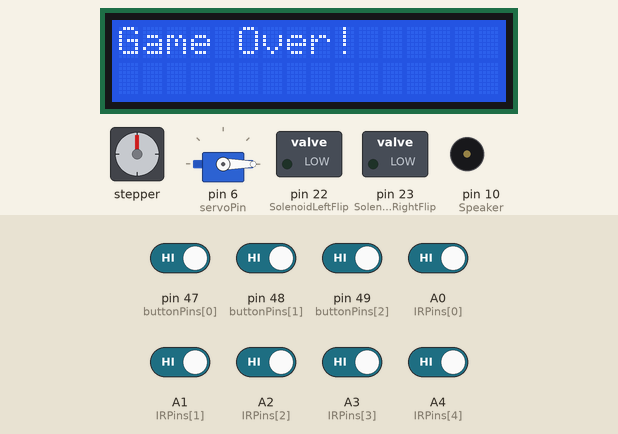
Recording of a sketch running on a simulated Arduino Mega 2560, built with avr-gcc and run on an emulated ATmega2560. Shown: stepper motor, 16×2 character LCD, servo, switched loads named in the sketch (green lamp = pin HIGH), buzzer (waves = sounding). Wiring (inferred from the names in the program): stepper motor (200 steps per turn assumed): coils pin 33, pin 32, pin 31, pin 30. Inputs (shaded band) come from the test bench; at power-on: A0 (IRPins[0]), A1 (IRPins[1]), A2 (IRPins[2]), A3 (IRPins[3]), A4 (IRPins[4]), pin 47 (buttonPins[0]), pin 48 (buttonPins[1]), pin 49 (buttonPins[2]) HIGH. Pins used as bus, display or sensor lines are not drawn; what the sketch prints to the serial monitor is not drawn.

Above: at 1.2 s.
1.3 s: pin 47 (buttonPins[0]) driven LOW and pin 48 (buttonPins[1]) driven LOW
At 3.8 s:
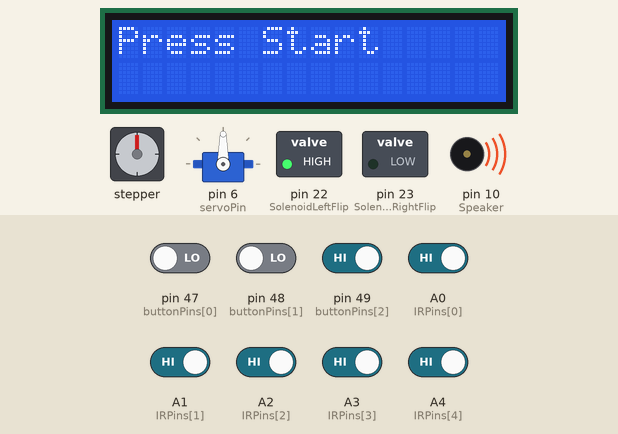
4.3 s: pin 48 (buttonPins[1]) driven HIGH
At 6.8 s:
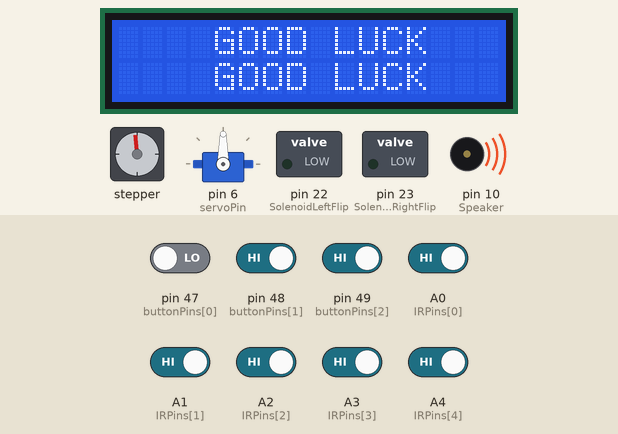
7.3 s: pin 48 (buttonPins[1]) driven LOW and pin 49 (buttonPins[2]) driven LOW
At 9.6 s:
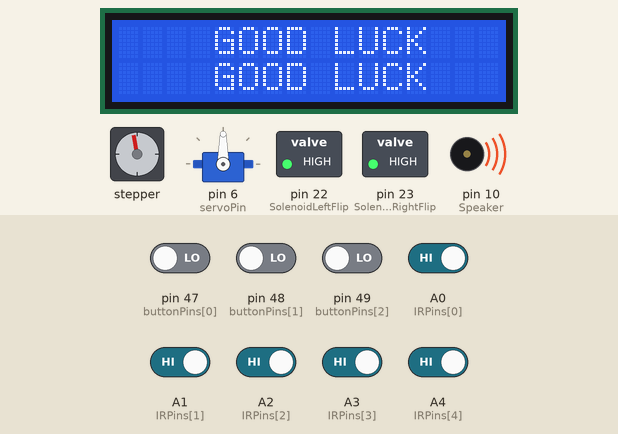
10.3 s: pin 48 (buttonPins[1]) driven HIGH
At 12.3 s:
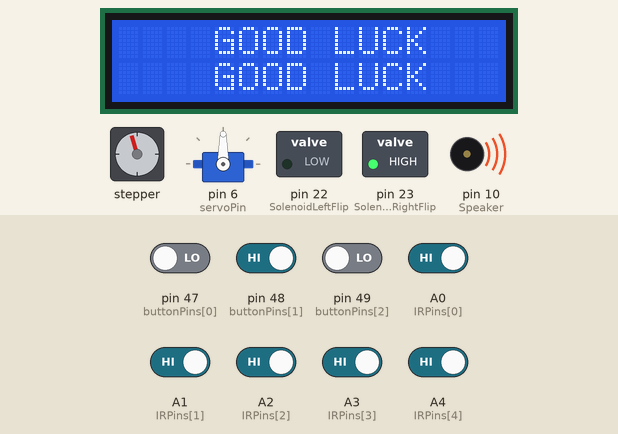
13.3 s: pin 49 (buttonPins[2]) driven HIGH
At 15.0 s:
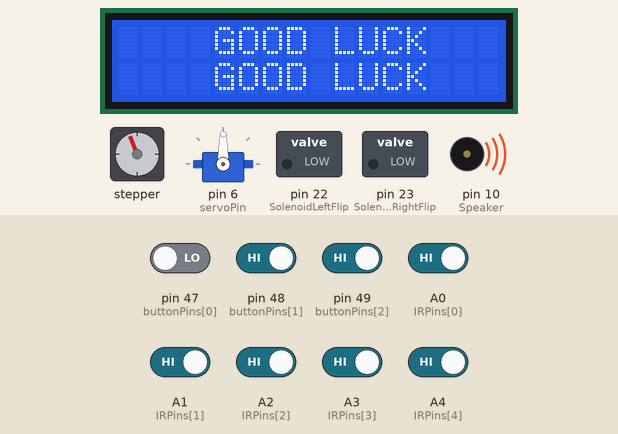
16.3 s: pin 49 (buttonPins[2]) driven LOW
At 18.7 s:
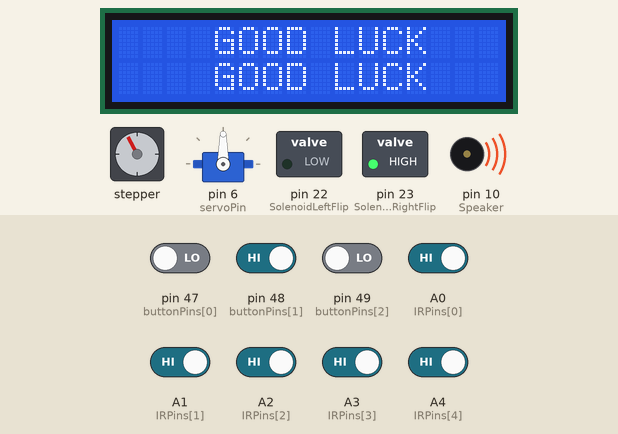
Timing chart, 0 to 26.8 s (numbered marks = the images above; inputs shaded):
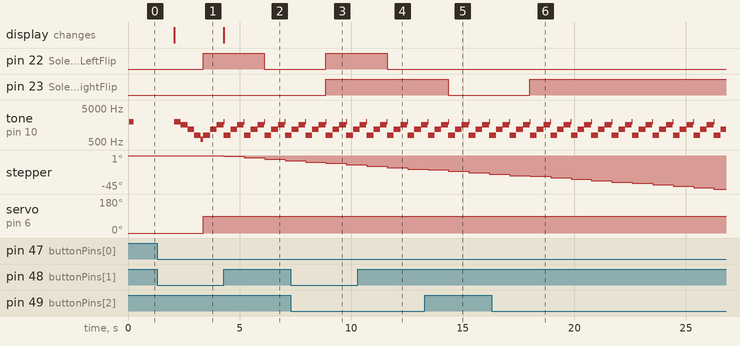

Measured:
- after the input at 4.3 s, pin 22 (SolenoidLeftFlip): HIGH → LOW after 1.8 s
- after the input at 7.3 s, pin 22 (SolenoidLeftFlip), pin 23 (SolenoidRightFlip): LOW → HIGH after 1.6 s
- after the input at 10.3 s, pin 22 (SolenoidLeftFlip): HIGH → LOW after 1.3 s
- after the input at 13.3 s, pin 23 (SolenoidRightFlip): HIGH → LOW after 1.1 s
- after the input at 16.3 s, pin 23 (SolenoidRightFlip): LOW → HIGH after 1.7 s
- by itself, tone on pin 10 (Speaker): repeats every 0.92 s: 1600 Hz 0.30 s, 2000 Hz 0.02 s, 800 Hz 0.30 s, 1200 Hz 0.30 s

The sketch:

Pinball_Game.ino
```cpp
#include <Servo.h>
#include <ezButton.h>
#include <LiquidCrystal.h>

// Pin Definitions
const int SolenoidLeftFlip = 22;
const int SolenoidRightFlip = 23;
const int stepperPins[][4] = {{27, 28, 29, 30}, {31, 32, 33, 34}};
const int servoPin = 6;
const int buttonPins[] = {47, 48, 49};
const int IRPins[] = {A0, A1, A2, A3, A4};  // IR sensors for plunger, lost ball, and scoring
const int Speaker = 10;
//global variables to track steppers
int stepIndex1 = 0;
int stepIndex2 = 0;
//global audio integers:
const int gameOverFrequency = 220;  // Low pitch sound for game over
const int soundDuration = 500;  // Duration of the sounds in milliseconds
const int gameStartFrequency = 1000;
const int scoreFrequency = 2000;
const int scoreLowFreq = 800;
const int soundDurShort = 200;

// Game Variables
int score = 0;
enum GameState { WAITING, PLAYING, GAME_OVER };
GameState gameState = WAITING;

// Display and Actuator Objects
LiquidCrystal lcd(35, 36, 37, 38, 39, 40);
ezButton buttonStart(buttonPins[0]);
ezButton buttonLeftFlip(buttonPins[1]);
ezButton buttonRightFlip(buttonPins[2]);
Servo servoBallRelease;

void setup() {
  Serial.begin(9600);
  setupButtons();
  setupDisplays();
  setupActuators();
}

void loop() {
  handleButtons();
  handleSteppers();
  updateIRScoring();
  switch(gameState) {
    case WAITING:
      displayWelcome();
      break;
    case PLAYING:
      playStart();
      displayGamePlaying();
      break;
    case GAME_OVER:
      displayGameOver();
      playGameOver();
      break;
  }
}

void setupButtons() {
  buttonStart.setDebounceTime(100);
  buttonLeftFlip.setDebounceTime(100);
  buttonRightFlip.setDebounceTime(100);
}

void setupDisplays() {
  lcd.begin(16, 2);
  lcd.clear();
}

void setupActuators() {
  pinMode(SolenoidLeftFlip, OUTPUT);
  pinMode(SolenoidRightFlip, OUTPUT);
  servoBallRelease.attach(servoPin);
  servoBallRelease.write(0);  // Initial position

  // Set stepper motor pins to output
  for (int i = 0; i < 2; i++) {
    for (int j = 0; j < 4; j++) {
      pinMode(stepperPins[i][j], OUTPUT);
    }
  }
  // IR sensor pins
  for (int i = 0; i < 5; i++) {
    pinMode(IRPins[i], INPUT);
  }
}

void handleButtons() {
  buttonStart.loop();
  buttonLeftFlip.loop();
  buttonRightFlip.loop();

  if (buttonStart.isPressed() && gameState == WAITING) {
    Serial.println("Start pressed");
    servoBallRelease.write(90);  // Release ball to plunger
    gameState = PLAYING;
  }

  if (buttonLeftFlip.isPressed()) {
    Serial.println("Left Flipper pressed");
    digitalWrite(SolenoidLeftFlip, HIGH);
  }
  if (buttonLeftFlip.isReleased()) {
    digitalWrite(SolenoidLeftFlip, LOW);
  }

  if (buttonRightFlip.isPressed()) {
    Serial.println("Right Flipper pressed");
    digitalWrite(SolenoidRightFlip, HIGH);
  }
  if (buttonRightFlip.isReleased()) {
    digitalWrite(SolenoidRightFlip, LOW);
  }
}

void handleSteppers() {
  if (gameState == PLAYING) {
    OneStep1(true);  // Continuously rotate stepper motor 1 in one direction
    OneStep2(true);  // Continuously rotate stepper motor 2 in one direction
    delay(10);  // Control speed of rotation
  }
}

void updateIRScoring() {
  static bool lastIRStates[5] = {false};
  for (int i = 0; i < 5; i++) {
    bool currentState = digitalRead(IRPins[i]);
    if (currentState && !lastIRStates[i]) {
      if (i == 2 || i == 3 || i == 4) {  // Scoring IRs
        score += 1;  // Increment score
        playScoreSound();  // Play scoring sound
      }
      if (i == 1) {  // Ball lost
        gameState = GAME_OVER;
      }
    }
    lastIRStates[i] = currentState;
  }
}

void displayGamePlaying(){
  lcd.clear();
  lcd.setCursor(4, 0);
  lcd.print("GOOD LUCK");
  lcd.setCursor(4, 1);
  lcd.print("GOOD LUCK");
}

void displayWelcome() {
  lcd.clear();
  lcd.setCursor(0, 0);
  lcd.print("Press Start");
}

void OneStep1(bool clockwise) {
  static const int stepCount = 4; // Number of steps in the sequence
  static const int stepSequence[4][4] = { // Wave drive sequence for stepper motor
    {HIGH, LOW, LOW, LOW},  // Step 1
    {LOW, HIGH, LOW, LOW},  // Step 2
    {LOW, LOW, HIGH, LOW},  // Step 3
    {LOW, LOW, LOW, HIGH}   // Step 4
  };

  // Set each pin to the correct state from the sequence
  for (int pin = 0; pin < 4; pin++) {
    digitalWrite(stepperPins[0][pin], stepSequence[stepIndex1][pin]);
  }

  // Update step index for the next call
  if (clockwise) {
    stepIndex1 = (stepIndex1 + 1) % stepCount; // Move forward in the sequence
  } else {
    stepIndex1 = (stepIndex1 - 1 + stepCount) % stepCount; // Move backward in the sequence
  }
}


void OneStep2(bool clockwise) {
  static const int stepCount = 4; // Number of steps in the sequence
  static const int stepSequence[4][4] = { // Wave drive sequence for stepper motor
    {HIGH, LOW, LOW, LOW},  // Step 1
    {LOW, HIGH, LOW, LOW},  // Step 2
    {LOW, LOW, HIGH, LOW},  // Step 3
    {LOW, LOW, LOW, HIGH}   // Step 4
  };

  // Set each pin to the correct state from the sequence
  for (int pin = 0; pin < 4; pin++) {
    digitalWrite(stepperPins[1][pin], stepSequence[stepIndex2][pin]);
  }

  // Update step index for the next call
  if (clockwise) {
    stepIndex2 = (stepIndex2 + 1) % stepCount; // Move forward in the sequence
  } else {
    stepIndex2 = (stepIndex2 - 1 + stepCount) % stepCount; // Move backward in the sequence
  }
}

void playStart() {
  tone(Speaker, 800, 1000);
  delay(300);
  tone(Speaker, 1200, 1000);
  delay(300);
  tone(Speaker, 1600, 1000);
  delay(300);
  tone(Speaker, 2000, 2500);
}

void playScoreSound(){
  tone(Speaker, scoreFrequency, soundDurShort);
  tone(Speaker, scoreLowFreq, soundDurShort);
  tone(Speaker, scoreFrequency, soundDurShort);
}

void playGameOver() {
  tone(Speaker, 2000, 2500);
  delay(300);
  tone(Speaker, 1600, 1000);
  delay(300);
  tone(Speaker, 1200, 1000);
  delay(300);
  tone(Speaker, 800, 1500);
  delay(300);
  tone(Speaker, 600, 2500);
}

void displayGameOver() {
  lcd.setCursor(0, 0);
  lcd.print("Game Over!");
  delay(2000); // Show game over screen for 2 seconds

  // Reset game state and components for a new game
  gameState = WAITING;
  servoBallRelease.write(0);  // Reset servo to initial position to block the ball
  lcd.clear();  // Clear the display for the next message
  lcd.setCursor(0, 0);
  lcd.print("Press Start");  // Prompt to start a new game
}
```
